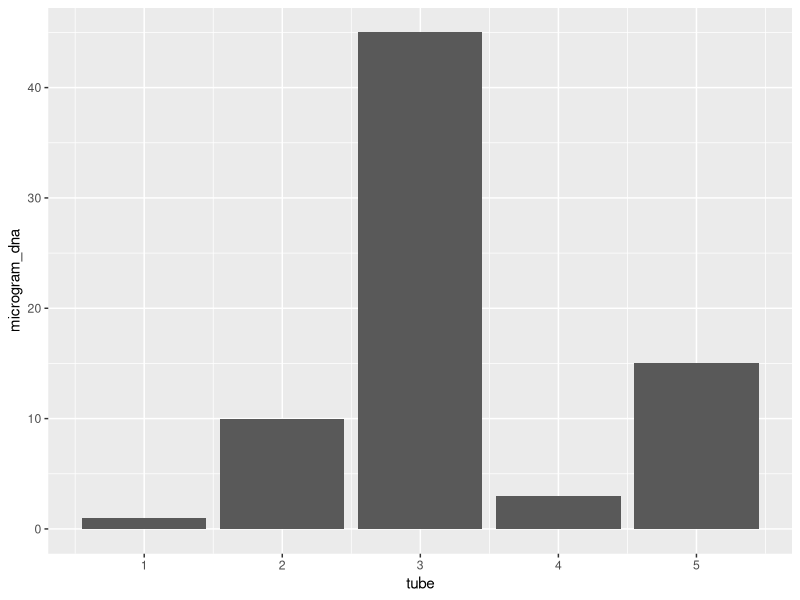

Write R code to recreate this figure.
## ---- chunk 1
library(tidyverse)

# R vectors
# why is it called a vector? I don't know...
# vector has a wide range of meanings (math <-> biology <-> physics <-> programming)
microgram_dna <- c(1,10,45,3,15)
tube <- c(1,2,3,4,5)

# cbind "column binds" the two vectors together into a table
data_table <- cbind(tube, microgram_dna)


ggplot(data_table,
       aes(x=tube,y=microgram_dna)) + 
  # geom for geometry
  # col for "column"
  geom_col()
